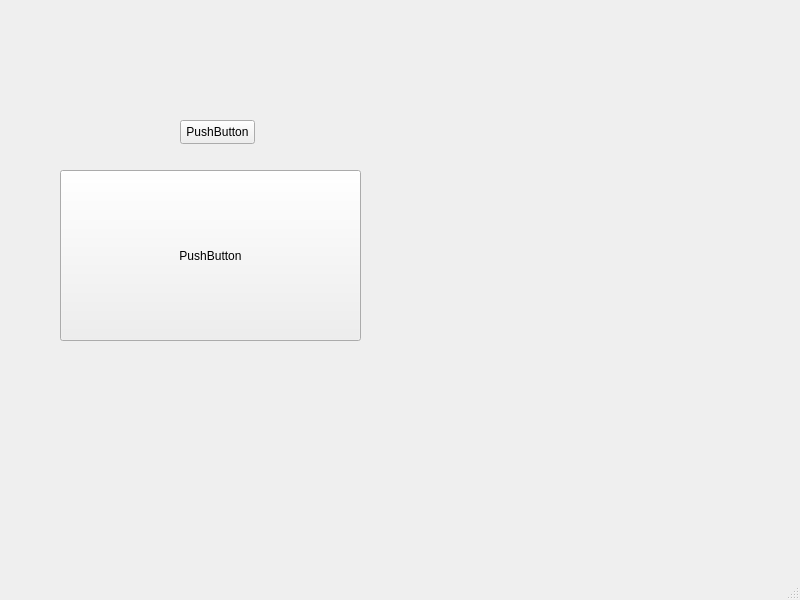
<?xml version="1.0" encoding="UTF-8"?>
<ui version="4.0">
 <class>MainWindow</class>
 <widget class="QMainWindow" name="MainWindow">
  <property name="geometry">
   <rect>
    <x>0</x>
    <y>0</y>
    <width>800</width>
    <height>600</height>
   </rect>
  </property>
  <property name="windowTitle">
   <string>MainWindow</string>
  </property>
  <widget class="QWidget" name="centralwidget">
   <widget class="QPushButton" name="pushButton">
    <property name="geometry">
     <rect>
      <x>60</x>
      <y>170</y>
      <width>301</width>
      <height>171</height>
     </rect>
    </property>
    <property name="text">
     <string>PushButton</string>
    </property>
   </widget>
   <widget class="QPushButton" name="pushButton_2">
    <property name="geometry">
     <rect>
      <x>180</x>
      <y>120</y>
      <width>75</width>
      <height>24</height>
     </rect>
    </property>
    <property name="text">
     <string>PushButton</string>
    </property>
   </widget>
  </widget>
  <widget class="QStatusBar" name="statusbar"/>
 </widget>
 <resources/>
 <connections/>
</ui>
